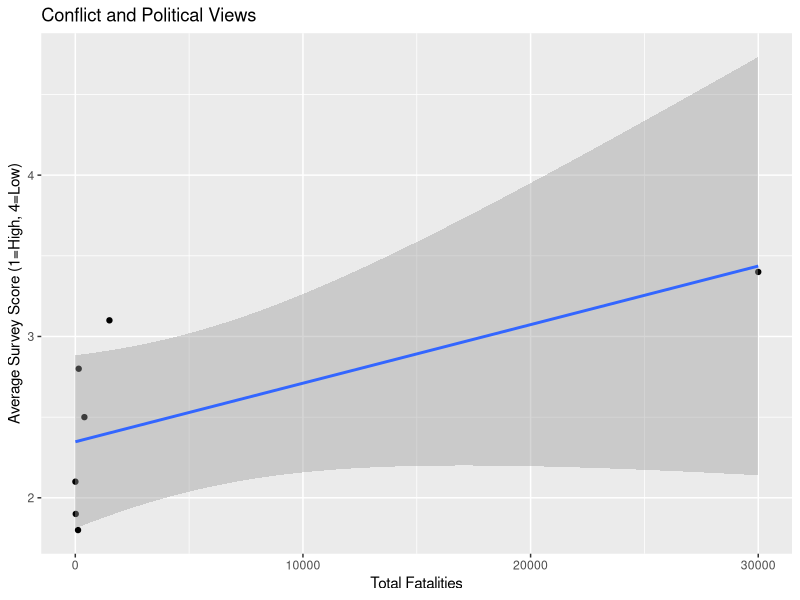

R code for this plot:
## ---- chunk 1
library(tidyverse)
## ---- chunk 2
acled_data <- data.frame(
  country = c("Jordan", "Lebanon", "Palestine", "Yemen", "Iraq", "Libya", "Tunisia"),
  fatalities = c(5, 120, 30000, 1500, 400, 150, 20)
)

acled_data
## ---- chunk 3
ab_data <- data.frame(
  country = c("Jordan", "Lebanon", "West Bank and Gaza", "Yemen", "Iraq", "Libya", "Tunisia"),
  original_score = c(2.1, 1.8, 3.4, 3.1, 2.5, 2.8, 1.9)
)

ab_data
## ---- chunk 4
acled_clean <- acled_data %>%
  mutate(country = recode(country, "Palestine" = "West Bank and Gaza"))

acled_clean
## ---- chunk 5
merged_data <- inner_join(acled_clean, ab_data, by = "country")

merged_data
## ---- chunk 6
ggplot(merged_data, aes(x = fatalities, y = original_score)) +
  geom_point() +
  geom_smooth(method = "lm") +
  labs(
    title = "Conflict and Political Views",
    x = "Total Fatalities",
    y = "Average Survey Score (1=High, 4=Low)"
  )
